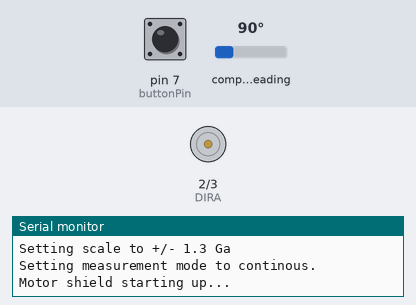
The sketch below on a simulated Arduino Uno, built with avr-gcc and run on an emulated ATmega328P. Shown: direction and speed pins drawn as motors (green arrow = direction pin HIGH = forward, orange = LOW = backward, longer = more drive), the last lines printed to the serial monitor. Wiring (inferred from the names in the program): HMC5883L compass at I2C address 0x1E. Inputs (shaded band) come from the test bench; at power-on: pin 7 (buttonPin) LOW, compass heading 90°.

Above: at 1.2 s.
1.3 s: pin 7 (buttonPin) pulled HIGH for 0.15 s
2.9 s: compass heading set to 78°
4.4 s: compass heading set to 72°
At 4.89 s:
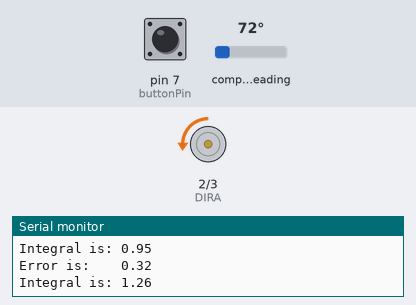
At 6.1 s:
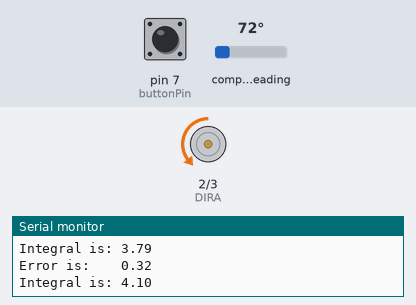
7.4 s: compass heading set to 180°
9.1 s: compass heading set to 153°
At 10.1 s:
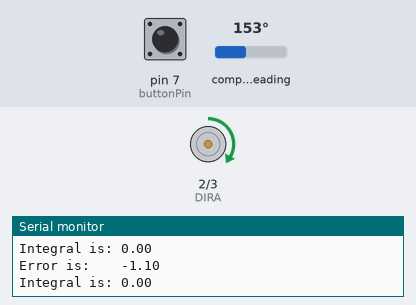
10.7 s: compass heading set to 143°
At 13.2 s:
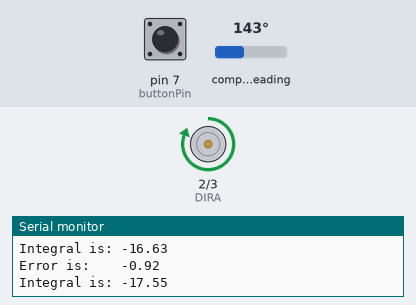
Timing chart, 0 to 14.7 s (numbered marks = the images above; inputs shaded):
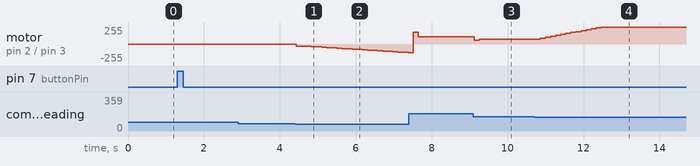

The sketch:

lab4.ino
```cpp
#include <Wire.h> // Reference the I2C Library
#include "HMC5883L.h" // Reference the HMC5883L Compass Library
HMC5883L compass; // Store our compass as a variable.

unsigned long lastTime = millis(); //Initialize variable that represents the time after a reading successfully completes
unsigned long currentTime = millis(); //Initialize variable that represents the current time
unsigned long loopRate = 132; //Default bandwidth for the HMC5883L. If currentTime-lastTime>loopRate, sample magnetometer
float headingLast;
int beenPressed = 0;
const int buttonPin = 7;
int buttonState = 0;
int error = 0; // Record any errors that may occur in the compass.
float initialHeading = 8; //Make a value greater than 2*Pi
float Integral = 0;
float Kp = .9;
float Kd = .5;
float Ki = .2;
float Last = 0;

// Clockwise (FORWARD) and counter-clockwise (REVERSE) definitions.
#define FORWARD  0
#define REVERSE 1

// Motor Pin Assignments.
#define DIRA 2   // Direction control for motor A
#define PWMA 3   // Speed control for motor A. Set PWM between 0 and 255. It will spin until told to stop.

void setup() {
 //Same setup as read_compass_example_v2 code made by LTC Lowrance
 pinMode(buttonPin, INPUT);
 Serial.begin(9600); // Initialize the serial port.

 Serial.println("Starting the I2C interface.");
 Wire.begin(); // Start the I2C interface.

 Serial.println("Constructing new HMC5883L");
 compass = HMC5883L(); // Construct a new HMC5883 compass.

 Serial.println("Setting scale to +/- 1.3 Ga");
 error = compass.SetScale(1.3); // Set the scale of the compass.
 if(error != 0) // If there is an error, print it out.
  Serial.println(compass.GetErrorText(error));

 Serial.println("Setting measurement mode to continous.");
 error = compass.SetMeasurementMode(Measurement_Continuous); // Set the measurement mode to Continuous
 if(error != 0) // If there is an error, print it out.
  Serial.println(compass.GetErrorText(error));

 Serial.println("Motor shield starting up...");
  pinMode(PWMA, OUTPUT);
  pinMode(DIRA, OUTPUT);
  digitalWrite(PWMA, LOW);
  digitalWrite(DIRA, LOW);
}

void loop() {
  currentTime=millis(); //poll for current time
  if (currentTime-lastTime>loopRate){ //run the sampling code in this conditional
    // Retrive the raw values from the compass (not scaled).
    //MagnetometerRaw raw = compass.ReadRawAxis();
    // Retrived the scaled values from the compass (scaled to the configured scale).
    MagnetometerScaled scaled = compass.ReadScaledAxis();

    // Values are accessed like so:
    //int MilliGauss_OnThe_XAxis = scaled.XAxis;// (or YAxis, or ZAxis)

    // Calculate heading when the magnetometer is level, then correct for signs of axis.
    float heading = atan2(scaled.YAxis, scaled.XAxis);

    // Once you have your heading, you must then add your 'Declination Angle', which is the 'Error' of the magnetic field in your location.
 // Mine is: 13 deg 4' W, which is 13.07 Degrees, or (which we need) 0.228056 radians, I will use 0.2281. Found at http://www.magnetic-declination.com/
 float declinationAngle = 0.2281;
 heading += declinationAngle;

 // Correct for when signs are reversed.
 if(heading < 0)
  heading += 2*PI;

 // Check for wrap due to addition of declination.
 if(heading > 2*PI)
  heading -= 2*PI;

 // Convert radians to degrees for readability.
 float headingDegrees = heading * 180/M_PI;

 // Output the data via the serial port.
 Output(heading, headingDegrees);
 //Serial.print("  \tHeading Last:\t");
 //Serial.println(headingLast);
 //turnDirection(heading, headingLast);
  headingLast = heading;
  lastTime = millis(); // Take last time
  buttonState = digitalRead(buttonPin);
  //Serial.println(initialHeading);
    //Serial.println(heading);
  if (buttonState == 1 && beenPressed == 0) {
    initialHeading = heading; //Store original heading value when button is pressed
    beenPressed = 1; //Make sure that button can only be pressed once with effect
  }
  if (initialHeading<7) { //Run PID control once heading has been initialized (so button has been pushed)
    //Implement PID control here. Will compare initialHeading (a fixed value) to heading (the current heading value)
    float Actual = heading;
    float SetPt=initialHeading;
    float Error = SetPt - Actual;
    if (Error<.3 && Error > -.3){
      Integral=0;
    }else if (Error<1 && Error > -1){
      Integral = Integral+Error;
    }
    else {
      Integral=0;
    }
    float P=Error*Kp;
    float I=Integral*Ki;
    float D=(Last-Actual)*Kd;
    float Drive = P+I+D;
    if (Error<.3 && Error>-0.3){
      Drive=0;
    }
    Drive=Drive*75;
    if (Drive<0){
      digitalWrite(DIRA, REVERSE);
    }
    else {
      digitalWrite(DIRA, FORWARD);
    }
    if (abs(Drive)>255) {
      Drive=255;
    }
    if (Drive<0){
      Drive = Drive +(-2*Drive);
    }
    analogWrite(PWMA,Drive);
    Last = Actual;
    Serial.print("Error is:    ");
    Serial.println(Error);
    Serial.print("Integral is: ");
    Serial.println(Integral);
    //Serial.println(currentTime-lastTime)
    }
  }
}

// Output the data down the serial port.
void Output(float heading, float headingDegrees)
{
 //Serial.print("  \tHeading:\t");
 //Serial.print(heading);
 //Serial.print(" Radians  \t");
 //Serial.print(headingDegrees);
 //Serial.println(" Degrees  \t");
}

void turnDirection(float heading, float headingLast) {
  if (heading-headingLast>0.05) { //Check to see the difference between headings during each poll.
    //If the difference is larger than a random noise difference (about 0.05 radians), turn the motor
    Serial.println("Turn Motor Counter Clockwise");
  }
  else if (heading-headingLast<-0.05) {
    Serial.println("Turn Motor Clockwise");
  }
  else {
    Serial.println("No Action Necessary"); //No turn is necessary when the difference between polled values is less than
    //that of random noise (about 0.05 radians)
  }
}

float getHeading() {              //function used for reading compass; returns orientation in degrees
  // Get the magnetometer reading from the sensor and calculate the heading
  MagnetometerScaled sensor = compass.ReadScaledAxis();     //scaled values from compass.
  float heading = atan2(sensor.YAxis, sensor.XAxis);        // Key formula to obtain compass heading from magnetic field
  return rad2deg(heading);                                  //Convert from radians to degrees
}

float rad2deg(float heading) {
  // Correction when signs are reversed or for wrap around (return 0-360 degrees)
  if (heading < 0) heading += 2 * PI;
  if (heading > 2 * PI) heading -= 2 * PI;
  return heading * 180 / PI;
}

void spinMotor(byte dir, byte speeed)
{
  digitalWrite(DIRA, dir);
  analogWrite(PWMA, speeed);
}
```

HMC5883L.cpp
```cpp
// (licence header left out)
#include <Arduino.h>
#include "HMC5883L.h"

HMC5883L::HMC5883L()
{
 m_Scale = 1;
}

MagnetometerRaw HMC5883L::ReadRawAxis()
{
 uint8_t* buffer = Read(DataRegisterBegin, 6);
 MagnetometerRaw raw = MagnetometerRaw();

 raw.XAxis = (buffer[0] << 8) | buffer[1];
 raw.ZAxis = (buffer[2] << 8) | buffer[3];
 raw.YAxis = (buffer[4] << 8) | buffer[5];

 free(buffer);

 return raw;
}

MagnetometerScaled HMC5883L::ReadScaledAxis()
{
 MagnetometerRaw raw = ReadRawAxis();
 MagnetometerScaled scaled = MagnetometerScaled();
 scaled.XAxis = raw.XAxis * m_Scale;
 scaled.ZAxis = raw.ZAxis * m_Scale;
 scaled.YAxis = raw.YAxis * m_Scale;
 return scaled;
}

int HMC5883L::SetScale(float gauss)
{
    uint8_t regValue = 0x00;
    if(gauss == 0.88)
    {
        regValue = 0x00;
        m_Scale = 0.73;
    }
    else if(gauss == 1.3)
    {
        regValue = 0x01;
        m_Scale = 0.92;
    }
    else if(gauss == 1.9)
    {
        regValue = 0x02;
        m_Scale = 1.22;
    }
    else if(gauss == 2.5)
    {
        regValue = 0x03;
        m_Scale = 1.52;
    }
    else if(gauss == 4.0)
    {
        regValue = 0x04;
        m_Scale = 2.27;
    }
    else if(gauss == 4.7)
    {
        regValue = 0x05;
        m_Scale = 2.56;
    }
    else if(gauss == 5.6)
    {
        regValue = 0x06;
        m_Scale = 3.03;
    }
    else if(gauss == 8.1)
    {
        regValue = 0x07;
        m_Scale = 4.35;
    }
    else
        return ErrorCode_1_Num;

    // Setting is in the top 3 bits of the register.
    regValue = regValue << 5;
    Write(ConfigurationRegisterB, regValue);
}

int HMC5883L::SetMeasurementMode(uint8_t mode)
{
    Write(ModeRegister, mode);
}

void HMC5883L::Write(int address, int data)
{
 Wire.beginTransmission(HMC5883L_Address);
 Wire.write(address);
 Wire.write(data);
 Wire.endTransmission();
}

uint8_t* HMC5883L::Read(int address, int length)
{
 Wire.beginTransmission(HMC5883L_Address);
 Wire.write(address);
 Wire.endTransmission();

 //Wire.beginTransmission(HMC5883L_Address);
 Wire.requestFrom(HMC5883L_Address, length, true);

 //uint8_t buffer[length];
 uint8_t* buffer = (uint8_t*) malloc(length*sizeof(uint8_t));
 if(Wire.available() == length)
 {
     for(uint8_t i = 0; i < length; i++)
     {
         buffer[i] = Wire.read();
		 //Serial.print(buffer[i]); Serial.print("\t");
     }
	 Serial.println("");
 }
 else {
	 for(uint8_t i = 0; i < length; i++)
     {
         buffer[i] = 0;
     }
 }
 //Wire.endTransmission();

 return buffer;
}

char* HMC5883L::GetErrorText(int errorCode)
{
    if(ErrorCode_1_Num == 1)
        return ErrorCode_1;

    return "Error not defined.";
}
```

HMC5883L.h
```cpp
// (licence header left out)
#ifndef HMC5883L_h
#define HMC5883L_h

#include <Arduino.h>
#include <Wire.h>


#define HMC5883L_Address 0x1E
#define ConfigurationRegisterA 0x00
#define ConfigurationRegisterB 0x01
#define ModeRegister 0x02
#define DataRegisterBegin 0x03

#define Measurement_Continuous 0x00
#define Measurement_SingleShot 0x01
#define Measurement_Idle 0x03

#define ErrorCode_1 "Entered scale was not valid, valid gauss values are: 0.88, 1.3, 1.9, 2.5, 4.0, 4.7, 5.6, 8.1"
#define ErrorCode_1_Num 1

struct MagnetometerScaled
{
    float XAxis;
    float YAxis;
    float ZAxis;
};

struct MagnetometerRaw
{
    int XAxis;
    int YAxis;
    int ZAxis;
};

class HMC5883L
{
    public:
     HMC5883L();

     MagnetometerRaw ReadRawAxis();
     MagnetometerScaled ReadScaledAxis();

     int SetMeasurementMode(uint8_t mode);
     int SetScale(float gauss);

     char* GetErrorText(int errorCode);

    protected:
     void Write(int address, int byte);
     uint8_t* Read(int address, int length);

    private:
     float m_Scale;
};
#endif
```

Measured:
- the behaviour switches between 73 and 72° on compass heading (found by bisection; images 0 and 1)
- the behaviour switches between 148 and 147° on compass heading (found by bisection; images 3 and 4)
- after the input at 4.4 s, motor on pin 2 (DIRA) / pin 3 (PWMA): moves from stopped to backward 130/255 over 3.0 s, starting at once
- after the input at 9.1 s, motor on pin 2 (DIRA) / pin 3 (PWMA): forward 106/255 → forward 56/255 at once, → forward 74/255 0.13 s later
- after the input at 10.7 s, motor on pin 2 (DIRA) / pin 3 (PWMA): forward 74/255 → forward 69/255 at once, → forward 90/255 0.13 s later, → forward 103/255 0.13 s later, → forward 117/255 0.13 s later, … (14 changes in this stretch)
